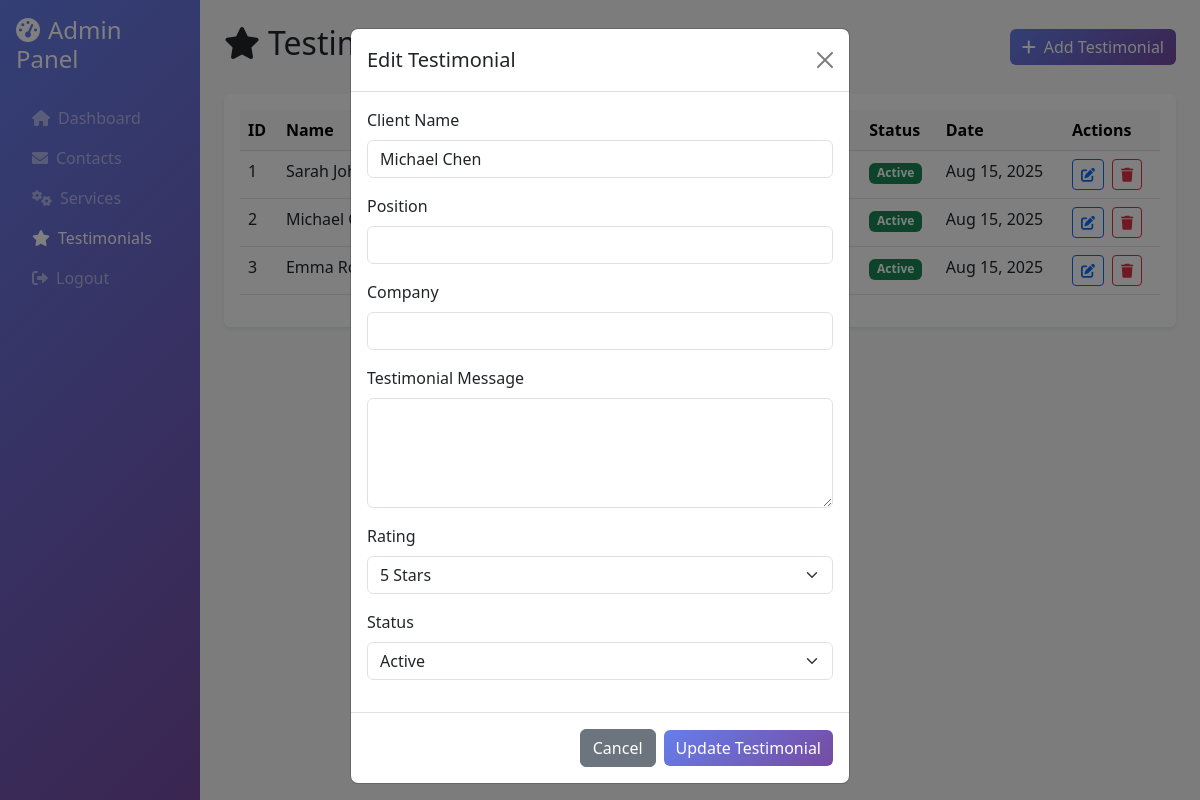
Page /testimonials.php?edit=2 (signed in) on the committed database.
### tables this page shows
CREATE TABLE testimonials (
    id INT AUTO_INCREMENT PRIMARY KEY,
    client_name VARCHAR(200) NOT NULL,
    company VARCHAR(200),
    position VARCHAR(200),
    testimonial TEXT NOT NULL,
    rating INT DEFAULT 5,
    client_image VARCHAR(255),
    is_active BOOLEAN DEFAULT TRUE,
    display_order INT DEFAULT 0,
    created_at TIMESTAMP DEFAULT CURRENT_TIMESTAMP
);

### testimonials.php (the view, shortened to what this page needs)
<?php
$database = new Database();
$db = $database->getConnection();
$stmt = $db->prepare("SELECT * FROM testimonials ORDER BY created_at DESC");
$stmt->execute();
$testimonials = $stmt->fetchAll(PDO::FETCH_ASSOC);
$editTestimonial = null;
if (isset($_GET['edit'])) {
    $stmt = $db->prepare("SELECT * FROM testimonials WHERE id = ?");
    $stmt->execute([$_GET['edit']]);
    $editTestimonial = $stmt->fetch(PDO::FETCH_ASSOC);
}
?>
<!DOCTYPE html>
<html lang="en">
<head>
    <link href="https://cdn.jsdelivr.net/npm/bootstrap@5.3.0/dist/css/bootstrap.min.css" rel="stylesheet">
    <link href="https://cdnjs.cloudflare.com/ajax/libs/font-awesome/6.0.0/css/all.min.css" rel="stylesheet">
</head>
<body>
    <div class="container-fluid">
        <div class="row">
            <div class="col-md-2 sidebar p-0">
                <div class="p-3">
                    <h4 class="text-white mb-4">
                        <i class="fas fa-tachometer-alt me-2"></i>Admin Panel
                    </h4>
                    <nav class="nav flex-column">
                        <a class="nav-link text-white-50" href="dashboard.php">
                            <i class="fas fa-home me-2"></i>Dashboard
                        </a>
                        <a class="nav-link text-white-50" href="contacts.php">
                            <i class="fas fa-envelope me-2"></i>Contacts
                        </a>
                        <a class="nav-link text-white-50" href="services.php">
                            <i class="fas fa-cogs me-2"></i>Services
                        </a>
                        <a class="nav-link text-white active" href="testimonials.php">
                            <i class="fas fa-star me-2"></i>Testimonials
                        </a>
                        <a class="nav-link text-white-50" href="logout.php">
                            <i class="fas fa-sign-out-alt me-2"></i>Logout
                        </a>
                    </nav>
                </div>
            </div>
            <div class="col-md-10 main-content p-4">
                <div class="d-flex justify-content-between align-items-center mb-4">
                    <h2><i class="fas fa-star me-2"></i>Testimonials Management</h2>
                    <button class="btn btn-primary" onclick="showAddModal()">
                        <i class="fas fa-plus me-2"></i>Add Testimonial
                    </button>
                </div>
                <div class="card">
                    <div class="card-body">
                        <?php if (empty($testimonials)): ?>
                            <div class="text-center py-4">
                                <i class="fas fa-star fa-3x text-muted mb-3"></i>
                                <h5 class="text-muted">No testimonials found</h5>
                                <p class="text-muted">Click "Add Testimonial" to create your first testimonial.</p>
                            </div>
                        <?php else: ?>
                            <div class="table-responsive">
                                <table class="table table-hover">
                                    <thead class="table-light">
                                        <tr>
                                            <th>ID</th>
                                            <th>Name</th>
                                            <th>Position</th>
                                            <th>Company</th>
                                            <th>Message</th>
                                            <th>Rating</th>
                                            <th>Status</th>
                                            <th>Date</th>
                                            <th>Actions</th>
                                        </tr>
                                    </thead>
                                    <tbody>
                                        <?php foreach ($testimonials as $testimonial): ?>
                                            <tr>
                                                <td><?php echo isset($testimonial['id']) ? $testimonial['id'] : 'N/A'; ?></td>
                                                <td><?php echo htmlspecialchars($testimonial['client_name'] ?? 'N/A'); ?></td>
                                                <td><?php echo htmlspecialchars($testimonial['client_position'] ?? 'N/A'); ?></td>
                                                <td><?php echo htmlspecialchars($testimonial['client_company'] ?? 'N/A'); ?></td>
                                                <td><?php echo substr(htmlspecialchars($testimonial['testimonial_text'] ?? 'N/A'), 0, 50) . '...'; ?></td>
                                                <td>
                                                    <span class="rating-stars">
                                                    </span>
                                                </td>
                                                <td>
                                                    <?php
                                                    $isActive = isset($testimonial['is_active']) ? $testimonial['is_active'] : 0;
                                                    $badgeClass = $isActive ? 'success' : 'secondary';
                                                    $statusText = $isActive ? 'Active' : 'Inactive';
                                                    ?>
                                                    <span class="badge bg-<?php echo $badgeClass; ?>">
                                                        <?php echo $statusText; ?>
                                                    </span>
                                                </td>
                                                <td>
                                                    <?php
                                                    if (isset($testimonial['created_at']) && $testimonial['created_at']) {
                                                        echo date('M j, Y', strtotime($testimonial['created_at']));
                                                    } else {
                                                        echo 'N/A';
                                                    }
                                                    ?>
                                                </td>
                                                <td>
                                                    <?php if (isset($testimonial['id'])): ?>
                                                        <a href="?edit=<?php echo $testimonial['id']; ?>" class="btn btn-sm btn-outline-primary me-1">
                                                            <i class="fas fa-edit"></i>
                                                        </a>
                                                        <button class="btn btn-sm btn-outline-danger" onclick="deleteTestimonial(<?php echo $testimonial['id']; ?>)">
                                                            <i class="fas fa-trash"></i>
                                                        </button>
                                                    <?php endif; ?>
                                                </td>
                                            </tr>
                                        <?php endforeach; ?>
                                    </tbody>
                                </table>
                            </div>
                        <?php endif; ?>
                    </div>
                </div>
            </div>
        </div>
    </div>
    <div class="modal fade" id="editTestimonialModal" tabindex="-1">
        <div class="modal-dialog">
            <div class="modal-content">
                <div class="modal-header">
                    <h5 class="modal-title">Edit Testimonial</h5>
                    <button type="button" class="btn-close" data-bs-dismiss="modal"></button>
                </div>
                <form method="POST">
                    <div class="modal-body">
                        <div class="mb-3">
                            <label for="edit_name" class="form-label">Client Name</label>
                            <input type="text" class="form-control" id="edit_name" name="name"
                                value="<?php echo $editTestimonial ? htmlspecialchars($editTestimonial['client_name'] ?? '') : ''; ?>" required>
                        </div>
                        <div class="mb-3">
                            <label for="edit_position" class="form-label">Position</label>
                            <input type="text" class="form-control" id="edit_position" name="position"
                                value="<?php echo $editTestimonial ? htmlspecialchars($editTestimonial['client_position'] ?? '') : ''; ?>">
                        </div>
                        <div class="mb-3">
                            <label for="edit_company" class="form-label">Company</label>
                            <input type="text" class="form-control" id="edit_company" name="company"
                                value="<?php echo $editTestimonial ? htmlspecialchars($editTestimonial['client_company'] ?? '') : ''; ?>">
                        </div>
                        <div class="mb-3">
                            <label for="edit_message" class="form-label">Testimonial Message</label>
                            <textarea class="form-control" id="edit_message" name="message" rows="4" required><?php echo $editTestimonial ? htmlspecialchars($editTestimonial['testimonial_text'] ?? '') : ''; ?></textarea>
                        </div>
                        <div class="mb-3">
                            <label for="edit_rating" class="form-label">Rating</label>
                            <select class="form-select" id="edit_rating" name="rating" required>
                                <?php for ($i = 1; $i <= 5; $i++): ?>
                                    <option value="<?php echo $i; ?>" <?php echo ($editTestimonial && isset($editTestimonial['rating']) && $editTestimonial['rating'] == $i) ? 'selected' : ''; ?>>
                                        <?php echo $i; ?> Star<?php echo $i > 1 ? 's' : ''; ?>
                                    </option>
                                <?php endfor; ?>
                            </select>
                        </div>
                        <div class="mb-3">
                            <label for="edit_status" class="form-label">Status</label>
                            <select class="form-select" id="edit_status" name="status" required>
                                <option value="active" <?php echo ($editTestimonial && isset($editTestimonial['is_active']) && $editTestimonial['is_active'] == 1) ? 'selected' : ''; ?>>Active</option>
                            </select>
                        </div>
                    </div>
                    <div class="modal-footer">
                        <button type="button" class="btn btn-secondary" data-bs-dismiss="modal">Cancel</button>
                        <button type="submit" class="btn btn-primary">Update Testimonial</button>
                    </div>
                </form>
            </div>
        </div>
    </div>
</body>
</html>

### testimonials.php (style rules this page uses)
.sidebar { min-height: 100vh; background: linear-gradient(135deg, #667eea 0%, #764ba2 100%); }
.main-content { background-color: #f8f9fa; min-height: 100vh; }
.card { border: none; box-shadow: 0 0.125rem 0.25rem rgba(0, 0, 0, 0.075); }
.btn-primary { background: linear-gradient(135deg, #667eea 0%, #764ba2 100%); border: none; }
.rating-stars { color: #ffc107; }

### rows in the picture
testimonials: id "1", client_name "Sarah Johnson", is_active "Active", created_at "Aug 15, 2025"
testimonials: id "2", client_name "Michael Chen", is_active "Active", created_at "Aug 15, 2025", name "Michael Chen", rating "5 Stars", status "Active"
testimonials: id "3", client_name "Emma…", is_active "Active", created_at "Aug 15, 2025"
